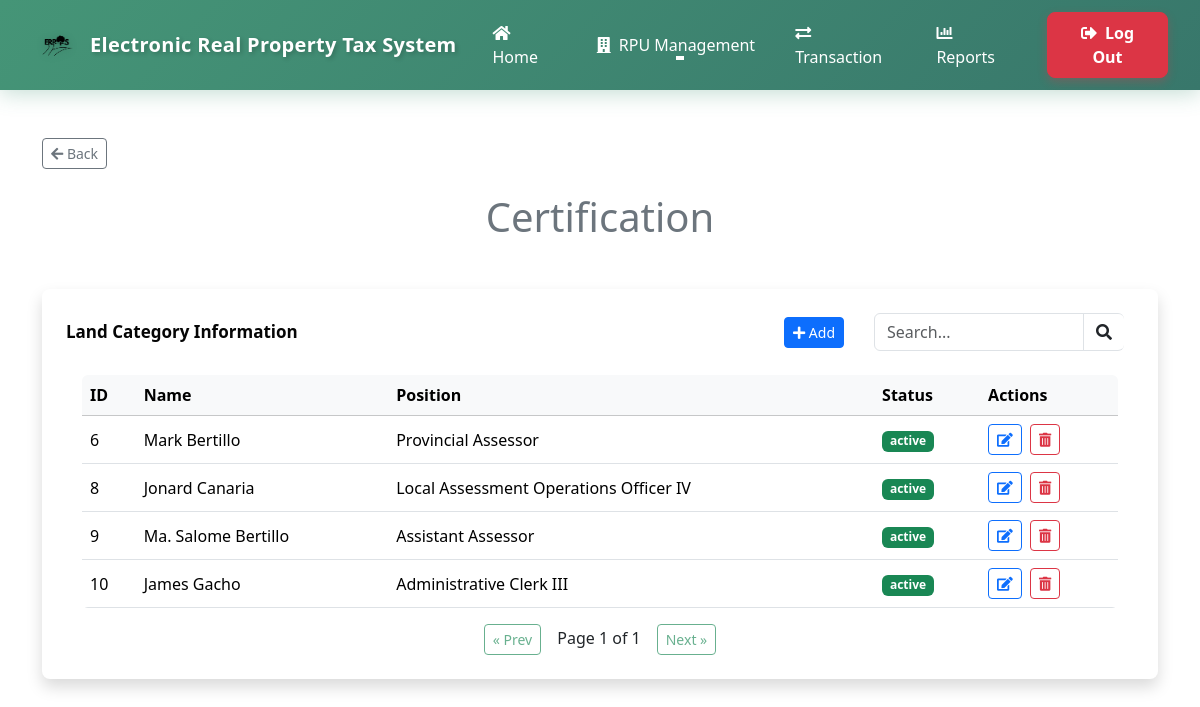
The page /Certification.php on the database its author committed.
### tables this page shows
CREATE TABLE `admin_certification` (
  `id` int(11) NOT NULL,
  `name` varchar(150) NOT NULL,
  `description` text DEFAULT NULL,
  `position` varchar(150) DEFAULT NULL,
  `status` enum('active','inactive') DEFAULT 'active',
  `role` enum('none','provincial_assessor','verifier') NOT NULL DEFAULT 'none',
  `created_at` datetime DEFAULT current_timestamp(),
  `updated_at` datetime DEFAULT current_timestamp() ON UPDATE current_timestamp()
);

### Certification.php (the view, shortened to what this page needs)
<?php
$conn = Database::getInstance();
$result = $conn->query("SELECT * FROM admin_certification ORDER BY id ASC");
$certifications = $result->fetch_all(MYSQLI_ASSOC);
?>
<!doctype html>
<html lang="en">
<head>
  <link rel="stylesheet" href="https://cdnjs.cloudflare.com/ajax/libs/font-awesome/5.15.4/css/all.min.css">
  <link rel="stylesheet" href="https://cdn.jsdelivr.net/npm/bootstrap@5.3.2/dist/css/bootstrap.min.css">
  <link rel="stylesheet" href="main_layout.css">
  <link rel="stylesheet" href="header.css">
  <link rel="stylesheet" href="certi.css">
</head>
<body>
  <?php include 'header.php'; ?>
  <main class="container my-5">
    <div class="mb-4 d-flex justify-content-start">
      <a href="Admin-Page-2.php" class="btn btn-outline-secondary btn-sm">
        <i class="fas fa-arrow-left"></i> Back
      </a>
    </div>
    <div class="text-center mb-5">
      <h2 class="text-secondary font-weight-bold" style="font-size: 2.5rem;">Certification</h2>
    </div>
    <div class="card border-0 shadow p-4 rounded-3 mb-4">
      <div class="d-flex justify-content-between align-items-center mb-4">
        <h5 class="section-title mb-0">Land Category Information</h5>
        <div class="d-flex align-items-center custom-spacing">
          <button class="btn btn-sm btn-primary" data-bs-toggle="modal" data-bs-target="#addModal">
            <i class="fas fa-plus"></i> Add
          </button>
          <div class="input-group" style="width: 250px;">
            <input type="text" class="form-control" id="tableSearch" placeholder="Search...">
            <span class="input-group-text bg-transparent border-end-0">
              <i class="fas fa-search"></i>
            </span>
          </div>
        </div>
      </div>
      <div class="px-3">
        <div class="table-responsive rounded">
          <table class="table table-hover align-middle mb-0" id="classificationTable">
            <thead class="table-light">
              <tr>
                <th>ID</th>
                <th>Name</th>
                <th>Position</th>
                <th>Status</th>
                <th>Actions</th>
              </tr>
            </thead>
            <tbody>
              <?php foreach ($certifications as $row): ?>
                <tr>
                  <td><?= htmlspecialchars($row['id']); ?></td>
                  <td><?= htmlspecialchars($row['name']); ?></td>
                  <td><?= htmlspecialchars($row['position']); ?></td>
                  <td><span
                      class="badge bg-<?= strtolower($row['status']) === 'active' ? 'success' : 'secondary'; ?>"><?= htmlspecialchars($row['status']); ?></span>
                  </td>
                  <td>
                    <button class="btn btn-sm btn-outline-primary me-1 edit-btn" data-id="<?= $row['id']; ?>"
                      data-name="<?= htmlspecialchars($row['name']); ?>"
                      data-position="<?= htmlspecialchars($row['position']); ?>"
                      data-status="<?= htmlspecialchars($row['status']); ?>" data-bs-toggle="modal"
                      data-bs-target="#editModal">
                      <i class="fas fa-edit"></i>
                    </button>
                    <button class="btn btn-sm btn-outline-danger delete-btn" data-id="<?= $row['id']; ?>">
                      <i class="fas fa-trash-alt"></i>
                    </button>
                  </td>
                </tr>
              <?php endforeach; ?>
            </tbody>
          </table>
        </div>
  <div id="classificationPagination" class="mt-3 text-center"></div>
      </div>
    </div>
  </main>
</body>
</html>

### main_layout.css (style rules this page uses)
html, body { height: 100%; margin: 0; }
body { display: flex; padding-top: 70px; flex-direction: column; }
main { flex: 1; }

### header.css (style rules this page uses)
.section-title { font-size: 1.0625rem; font-weight: 700; color: #050505; }

### certi.css (style rules this page uses)
.custom-spacing { gap: 20px; }
.custom-spacing .btn, .custom-spacing .input-group, .custom-spacing .dropdown { margin-right: 10px; }
.custom-spacing .input-group { width: 250px; }

### rows shown on the page
admin_certification: id "6", name "Mark Bertillo", position "Provincial Assessor", status "active"
admin_certification: id "8", name "Jonard Canaria", position "Local Assessment Operations Officer IV", status "active"
admin_certification: id "9", name "Ma. Salome Bertillo", position "Assistant Assessor", status "active"
admin_certification: id "10", name "James Gacho", position "Administrative Clerk III", status "active"
